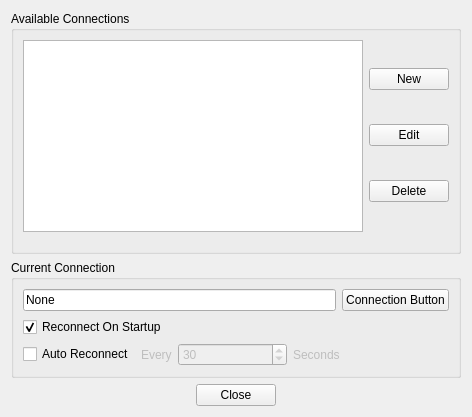
<?xml version="1.0" encoding="UTF-8"?>
<ui version="4.0">
 <class>HLAWindow</class>
 <widget class="QWidget" name="HLAWindow">
  <property name="geometry">
   <rect>
    <x>0</x>
    <y>0</y>
    <width>472</width>
    <height>417</height>
   </rect>
  </property>
  <property name="windowTitle">
   <string>Network Connections</string>
  </property>
  <layout class="QVBoxLayout">
   <item>
    <widget class="QGroupBox" name="groupBox">
     <property name="title">
      <string>Available Connections</string>
     </property>
     <layout class="QHBoxLayout">
      <property name="spacing">
       <number>6</number>
      </property>
      <property name="leftMargin">
       <number>9</number>
      </property>
      <property name="topMargin">
       <number>9</number>
      </property>
      <property name="rightMargin">
       <number>9</number>
      </property>
      <property name="bottomMargin">
       <number>19</number>
      </property>
      <item>
       <widget class="QListWidget" name="mNetworkListWidget">
        <property name="toolTip">
         <string>Select an existing network connection from the list. </string>
        </property>
       </widget>
      </item>
      <item>
       <layout class="QVBoxLayout">
        <item>
         <widget class="QPushButton" name="mNewPushButton">
          <property name="toolTip">
           <string>Create a new network connection. </string>
          </property>
          <property name="text">
           <string>New</string>
          </property>
         </widget>
        </item>
        <item>
         <widget class="QPushButton" name="mEditPushButton">
          <property name="toolTip">
           <string>Edit an existing network connection. </string>
          </property>
          <property name="text">
           <string>Edit</string>
          </property>
         </widget>
        </item>
        <item>
         <widget class="QPushButton" name="mDeletePushButton">
          <property name="toolTip">
           <string>Delete the currently selected network connection. </string>
          </property>
          <property name="text">
           <string>Delete</string>
          </property>
         </widget>
        </item>
       </layout>
      </item>
     </layout>
    </widget>
   </item>
   <item>
    <widget class="QGroupBox" name="groupBox_2">
     <property name="title">
      <string>Current Connection</string>
     </property>
     <layout class="QVBoxLayout" name="verticalLayout">
      <property name="spacing">
       <number>-1</number>
      </property>
      <item>
       <layout class="QHBoxLayout" name="horizontalLayout_5">
        <property name="leftMargin">
         <number>0</number>
        </property>
        <item>
         <widget class="QLineEdit" name="mCurrentConnectionLineEdit">
          <property name="toolTip">
           <string>The current federation you are connected to.</string>
          </property>
          <property name="text">
           <string>None</string>
          </property>
          <property name="readOnly">
           <bool>true</bool>
          </property>
         </widget>
        </item>
        <item>
         <widget class="QPushButton" name="mConnectPushButton">
          <property name="sizePolicy">
           <sizepolicy hsizetype="Fixed" vsizetype="Fixed">
            <horstretch>0</horstretch>
            <verstretch>0</verstretch>
           </sizepolicy>
          </property>
          <property name="toolTip">
           <string>Connect to the currently selected federation. </string>
          </property>
          <property name="text">
           <string>Connection Button</string>
          </property>
         </widget>
        </item>
       </layout>
      </item>
      <item>
       <layout class="QHBoxLayout" name="horizontalLayout_2">
        <item>
         <widget class="QCheckBox" name="mReconnectOnStartupCheckBox">
          <property name="toolTip">
           <string>Check this box if you want the Stealth Viewer to reconnect to the previous connection on startup.</string>
          </property>
          <property name="text">
           <string>Reconnect On Startup</string>
          </property>
          <property name="checked">
           <bool>true</bool>
          </property>
         </widget>
        </item>
       </layout>
      </item>
      <item>
       <layout class="QHBoxLayout" name="horizontalLayout">
        <property name="leftMargin">
         <number>0</number>
        </property>
        <item>
         <widget class="QCheckBox" name="mAutoReconnect">
          <property name="text">
           <string>Auto Reconnect</string>
          </property>
         </widget>
        </item>
        <item>
         <widget class="QLabel" name="mSecondsLabel">
          <property name="enabled">
           <bool>false</bool>
          </property>
          <property name="text">
           <string>Every</string>
          </property>
         </widget>
        </item>
        <item>
         <widget class="QSpinBox" name="mAutoReconnectDelayTime">
          <property name="enabled">
           <bool>false</bool>
          </property>
          <property name="sizePolicy">
           <sizepolicy hsizetype="MinimumExpanding" vsizetype="Fixed">
            <horstretch>0</horstretch>
            <verstretch>0</verstretch>
           </sizepolicy>
          </property>
          <property name="minimum">
           <number>0</number>
          </property>
          <property name="maximum">
           <number>9999</number>
          </property>
          <property name="value">
           <number>30</number>
          </property>
         </widget>
        </item>
        <item>
         <widget class="QLabel" name="mEveryLabel">
          <property name="enabled">
           <bool>false</bool>
          </property>
          <property name="text">
           <string>Seconds</string>
          </property>
         </widget>
        </item>
        <item>
         <spacer name="horizontalSpacer">
          <property name="orientation">
           <enum>Qt::Horizontal</enum>
          </property>
          <property name="sizeHint" stdset="0">
           <size>
            <width>40</width>
            <height>20</height>
           </size>
          </property>
         </spacer>
        </item>
       </layout>
      </item>
     </layout>
    </widget>
   </item>
   <item>
    <layout class="QVBoxLayout">
     <property name="spacing">
      <number>2</number>
     </property>
     <item>
      <layout class="QHBoxLayout">
       <property name="spacing">
        <number>2</number>
       </property>
       <item>
        <spacer>
         <property name="orientation">
          <enum>Qt::Horizontal</enum>
         </property>
         <property name="sizeHint" stdset="0">
          <size>
           <width>40</width>
           <height>20</height>
          </size>
         </property>
        </spacer>
       </item>
       <item>
        <widget class="QPushButton" name="mClosePushButton">
         <property name="toolTip">
          <string>Close this window. </string>
         </property>
         <property name="text">
          <string>Close</string>
         </property>
        </widget>
       </item>
       <item>
        <spacer>
         <property name="orientation">
          <enum>Qt::Horizontal</enum>
         </property>
         <property name="sizeHint" stdset="0">
          <size>
           <width>40</width>
           <height>20</height>
          </size>
         </property>
        </spacer>
       </item>
      </layout>
     </item>
    </layout>
   </item>
  </layout>
 </widget>
 <tabstops>
  <tabstop>mNewPushButton</tabstop>
  <tabstop>mEditPushButton</tabstop>
  <tabstop>mDeletePushButton</tabstop>
  <tabstop>mClosePushButton</tabstop>
 </tabstops>
 <resources/>
 <connections>
  <connection>
   <sender>mClosePushButton</sender>
   <signal>clicked()</signal>
   <receiver>HLAWindow</receiver>
   <slot>close()</slot>
   <hints>
    <hint type="sourcelabel">
     <x>248</x>
     <y>396</y>
    </hint>
    <hint type="destinationlabel">
     <x>249</x>
     <y>421</y>
    </hint>
   </hints>
  </connection>
  <connection>
   <sender>mAutoReconnect</sender>
   <signal>toggled(bool)</signal>
   <receiver>mAutoReconnectDelayTime</receiver>
   <slot>setEnabled(bool)</slot>
   <hints>
    <hint type="sourcelabel">
     <x>419</x>
     <y>267</y>
    </hint>
    <hint type="destinationlabel">
     <x>480</x>
     <y>302</y>
    </hint>
   </hints>
  </connection>
  <connection>
   <sender>mAutoReconnect</sender>
   <signal>toggled(bool)</signal>
   <receiver>mEveryLabel</receiver>
   <slot>setEnabled(bool)</slot>
   <hints>
    <hint type="sourcelabel">
     <x>88</x>
     <y>323</y>
    </hint>
    <hint type="destinationlabel">
     <x>319</x>
     <y>323</y>
    </hint>
   </hints>
  </connection>
  <connection>
   <sender>mAutoReconnect</sender>
   <signal>toggled(bool)</signal>
   <receiver>mSecondsLabel</receiver>
   <slot>setEnabled(bool)</slot>
   <hints>
    <hint type="sourcelabel">
     <x>88</x>
     <y>323</y>
    </hint>
    <hint type="destinationlabel">
     <x>168</x>
     <y>323</y>
    </hint>
   </hints>
  </connection>
 </connections>
</ui>
